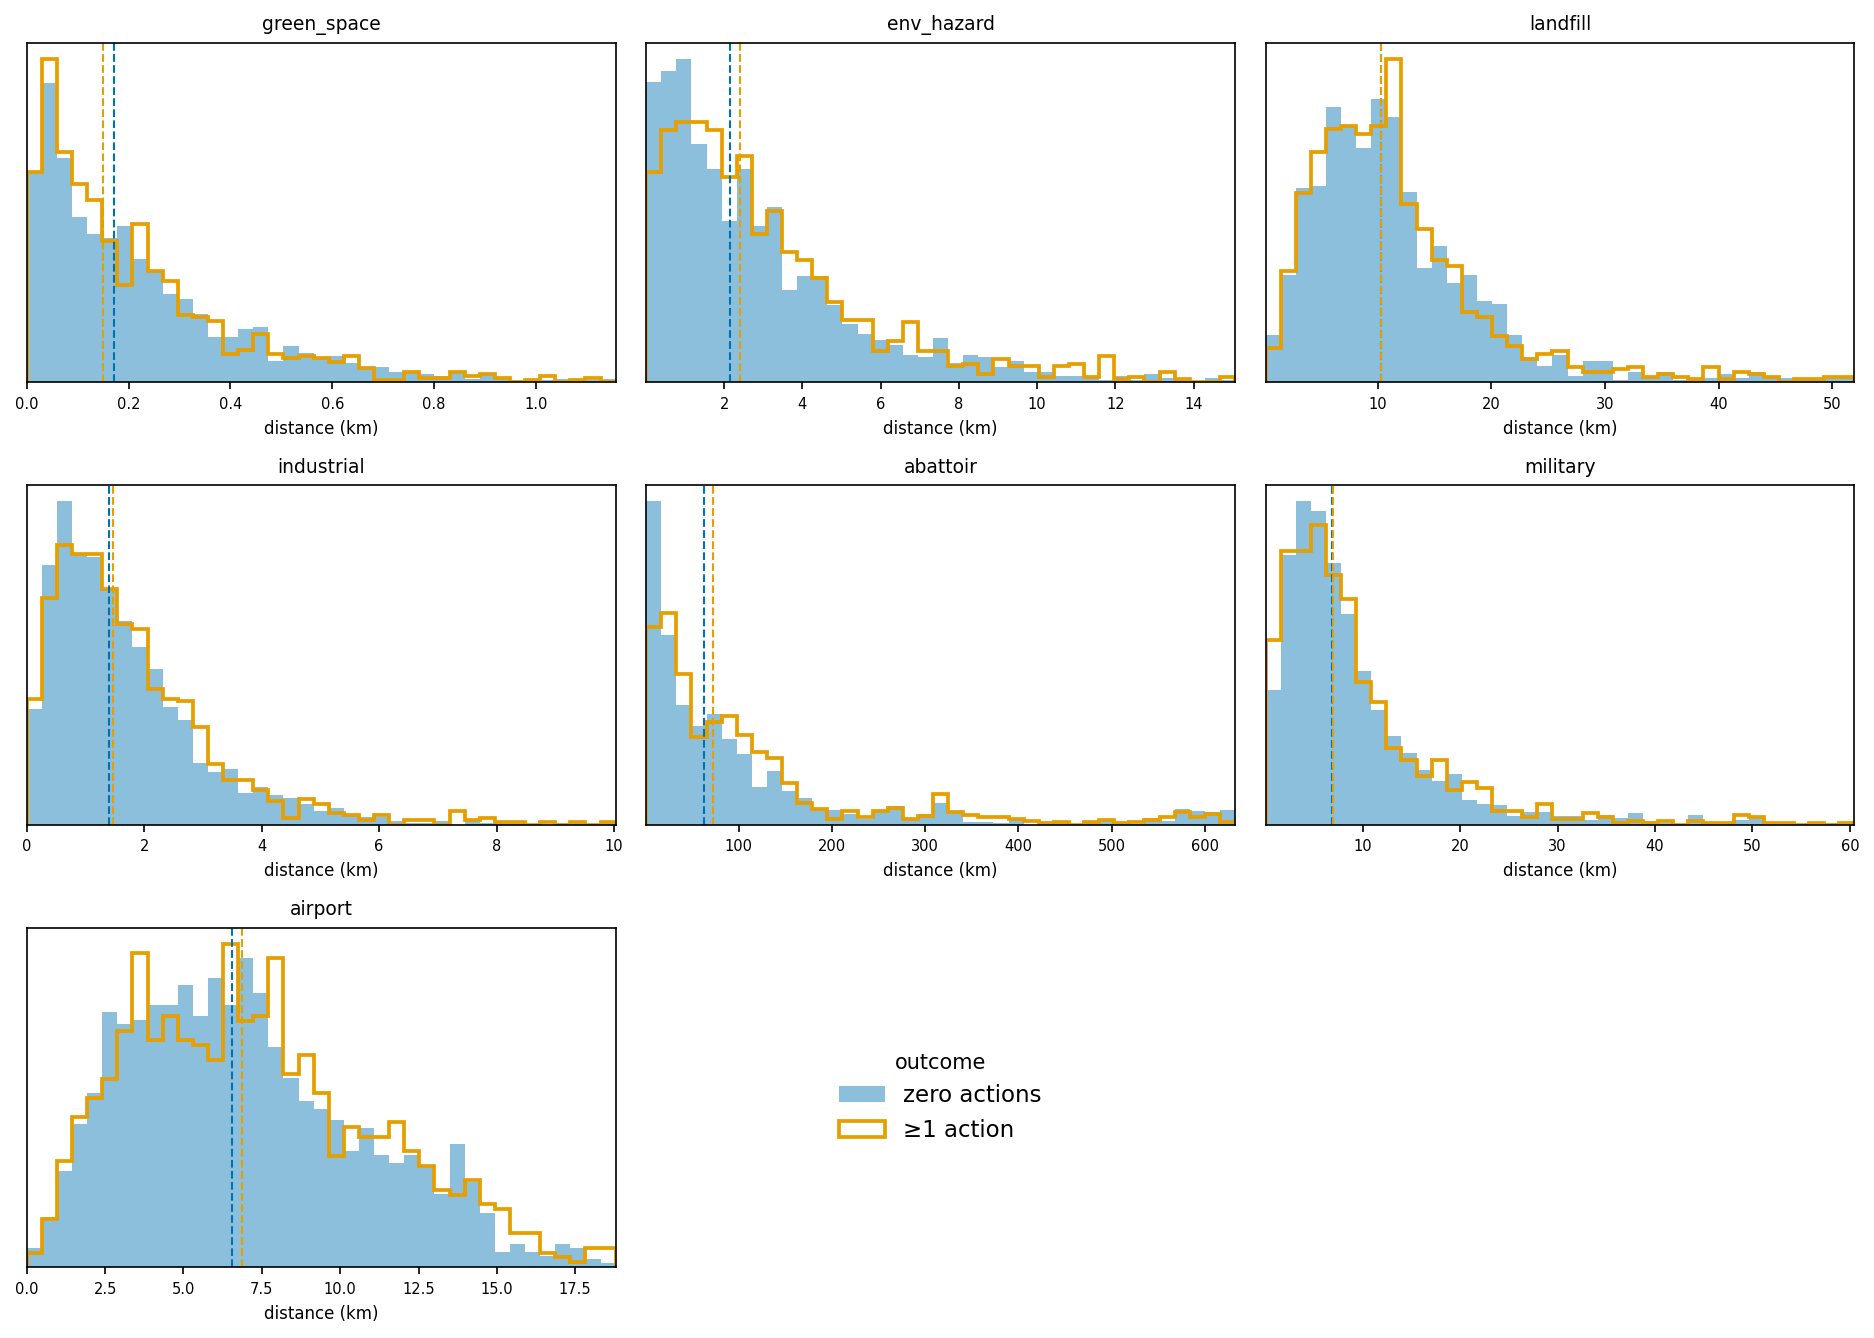

Write the Python code that produced this figure.
"""
For each predictor in the logistic regression (P(>=1 environmental action) ~
distance to 7 OSM site types), plot the distribution of distance split by the
binary outcome: synagogues with >=1 action vs zero.

This visualizes what the logistic regression sees: how (little) the distance
distributions differ between the two outcome classes.  Distances are shown on a
log10(km) axis; the per-panel logistic odds ratio (per +1 SD) and p-value are
annotated for reference.

Input : action_vs_osm_distance.csv, action_logit_osm_distance.json
Output: action_logit_distance_distributions.png

FONT SIZES ARE INTENTIONALLY EXEMPT from recreate_common.AXIS_FONT_SIZE. The
grid is figsize=(4.2*ncol, 3.0*nrow), so panels shrink as predictors are added
and the labels clip at the shared 8pt. The literals below (labelsize=7,
fontsize=8/9) are deliberate; do not route them through the central constants.

Usage:
    python 11_analysis/action_logit_distance_distributions.py
"""

import json
from pathlib import Path

import matplotlib
matplotlib.use("Agg")
import matplotlib.pyplot as plt
import numpy as np
import pandas as pd

import argparse
import sys

HERE = Path(__file__).parent
sys.path.insert(0, str(HERE / "recreate_existing"))
import recreate_common as rc  # noqa: E402

OUT = HERE          # reassigned in main() from --source

SITE_TYPES = [
    "green_space", "env_hazard", "landfill",
    "industrial", "abattoir", "military", "airport",
]

# Colour-blind-safe pair (Wong palette): blue = zero, orange = >=1 action.
C_ZERO, C_ACT = "#0072B2", "#E69F00"


def main():
    ap = argparse.ArgumentParser(description=__doc__)
    rc.add_source_arg(ap)
    args = ap.parse_args()
    global OUT
    rc.set_source(args.source)
    OUT = rc.out_dir(HERE)
    df = pd.read_csv(OUT / "action_vs_osm_distance.csv")
    has = df["n_actions"] > 0

    or_p = {}
    jpath = OUT / "action_logit_osm_distance.json"
    if jpath.exists():
        for c in json.loads(jpath.read_text())["coefficients"]:
            or_p[c["feature"]] = (c["odds_ratio_per_sd"], c["p_value"])

    n = len(SITE_TYPES)
    ncol = 3
    nrow = int(np.ceil(n / ncol))
    fig, axes = plt.subplots(nrow, ncol, figsize=(4.2 * ncol, 3.0 * nrow))
    axes = axes.ravel()

    for ax, t in zip(axes, SITE_TYPES):
        x = df[f"dist_{t}"] / 1000.0   # raw distance in km (no log)
        lo = x.min()
        hi = np.percentile(x, 99)      # cap x-axis at 99th percentile
        bins = np.linspace(lo, hi, 40)
        ax.set_xlim(lo, hi)
        ax.hist(x[~has], bins=bins, density=True, histtype="stepfilled",
                color=C_ZERO, alpha=0.45, label="zero actions")
        ax.hist(x[has], bins=bins, density=True, histtype="step",
                color=C_ACT, linewidth=1.8, label="≥1 action")
        # medians
        ax.axvline(x[~has].median(), color=C_ZERO, ls="--", lw=1)
        ax.axvline(x[has].median(), color=C_ACT, ls="--", lw=1)

        ax.set_title(t, fontsize=9)
        ax.set_yticks([])
        ax.tick_params(labelsize=7)
        ax.set_xlabel("distance (km)", fontsize=8)

    for ax in axes[n:]:
        ax.set_visible(False)

    # Shared legend in the empty slot (or top-right).
    handles, labels = axes[0].get_legend_handles_labels()
    legend_ax = axes[n] if n < len(axes) else axes[0]
    legend_ax.set_visible(True)
    legend_ax.axis("off")
    legend_ax.legend(handles, labels, loc="center", fontsize=11,
                     title="outcome", frameon=False)

    fig.tight_layout()
    out = OUT / "action_logit_distance_distributions.png"
    fig.savefig(out, dpi=150, bbox_inches="tight")
    print(f"Wrote {out}")


if __name__ == "__main__":
    main()
